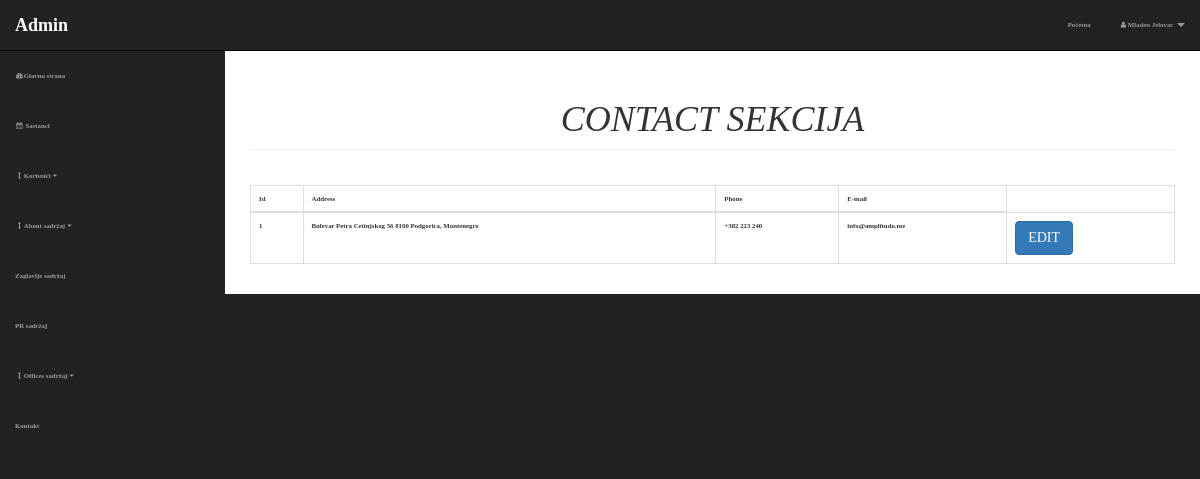
The page /admin/contact.php (signed in) on the database as committed earlier.
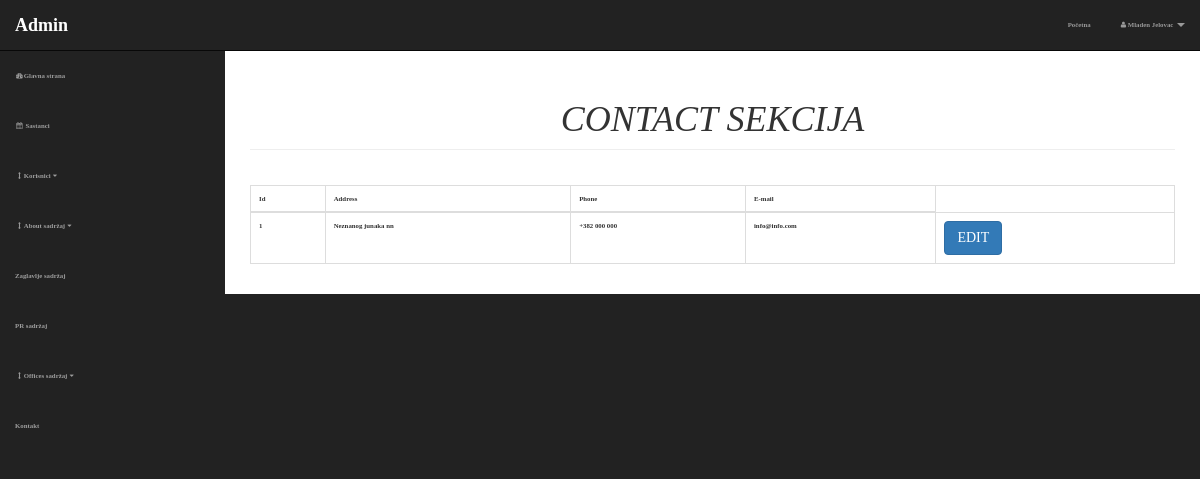
The same page on the database as committed later.
### tables this page shows
CREATE TABLE `contact` (
  `contact_id` int(3) NOT NULL,
  `contact_address` varchar(255) NOT NULL,
  `contact_phone` varchar(255) NOT NULL,
  `contact_email` varchar(255) NOT NULL
);

### admin/includes/view-contact.php (the view)
<table class="table table-bordered table-hover printit" style="margin-top: 35px !important;">
                        <thead>
                             <th>Id</th>
                             <th>Address</th>
                             <th>Phone</th>
                             <th>E-mail</th>
                        </thead>
                        <tbody>
                             <?php
                                     $query = "select * from contact";
                                     $select = mysqli_query($connection, $query);
                                     while($row = mysqli_fetch_assoc($select)){
                                       $contact_id = $row['contact_id'];
                                       $contact_address = $row['contact_address'];
                                       $contact_phone = $row['contact_phone'];
                                       $contact_email = $row['contact_email'];
                                     echo "<tr>";
                                       echo "<td>$contact_id</td>";
                                       echo "<td>$contact_address</td>";
                                       echo "<td>$contact_phone</td>";
                                       echo "<td>$contact_email</td>";
                                       echo "<td ><a class='btn btn-primary' href='contact.php?option=edit&contact_id=$contact_id'>EDIT</a></td>";
                                    echo "</tr>";
                                     }
                                ?>
                       </tbody>
</table>

### admin/includes/header.php (shortened to what this page needs)
<!DOCTYPE html>
<html lang="en">
<head>
    <link href="css/bootstrap.min.css" rel="stylesheet">
    <link href="css/sb-admin.css" rel="stylesheet">
    <link href="font-awesome/css/font-awesome.min.css" rel="stylesheet" type="text/css">
</head>
<body>

### admin/contact.php (shortened to what this page needs)
   <?php include "includes/header.php"; ?>
   <div id="wrapper">
       <?php include "includes/navigation.php" ?>
       <div id="page-wrapper">
           <div class="container-fluid">
               <div class="row">
                   <div class="col-lg-12">
                       <h1 class="page-header text-center">CONTACT SEKCIJA</h1>
                       <?php
                          if(isset($_GET['option'])){
                              $option = $_GET['option'];
                          }else{
                              $option = '';
                          }
                         switch($option){
                             default:
                             include 'includes/view-contact.php';
                             break;
                         }
                       ?>
                   </div>
               </div>
           </div>
       </div>
   </div>
<?php include "includes/footer.php"; ?>

### admin/includes/navigation.php (shortened to what this page needs)
<nav class="navbar navbar-inverse navbar-fixed-top" role="navigation">
            <div class="navbar-header">
                <a class="navbar-brand" href="index.php">Admin</a>
            </div>
            <ul class="nav navbar-right top-nav">
                   <li><a href="../index.php">Početna</a></li>
                <li class="dropdown">
                    <a href="#" class="dropdown-toggle" data-toggle="dropdown"><i class="fa fa-user"></i> <?php echo $_SESSION['firstname']." ".$_SESSION['lastname']; ?> <b class="caret"></b></a>
                </li>
            </ul>
            <div class="collapse navbar-collapse navbar-ex1-collapse">
                <ul class="nav navbar-nav side-nav">
                    <li>
                        <a href="index.php"><i class="fa fa-fw fa-dashboard"></i>Glavna strana</a>
                    </li>
                   <li>
                        <a href="meetings.php"><i class="fa fa-fw fa-calendar"></i> Sastanci</a>
                    </li>
                    <li>
                        <a href="javascript:;" data-toggle="collapse" data-target="#demoPlus"><i class="fa fa-fw fa-arrows-v"></i>Korisnici<i class="fa fa-fw fa-caret-down"></i></a>
                    </li>
                    <li>
                        <a href="javascript:;" data-toggle="collapse" data-target="#demoAbout"><i class="fa fa-fw fa-arrows-v"></i>About sadržaj<i class="fa fa-fw fa-caret-down"></i></a>
                    </li>
                    <li>
                        <a href="header_content.php">Zaglavlje sadržaj</a>
                    </li>
                    <li>
                        <a href="pr.php">PR sadržaj</a>
                    </li>
                    <li>
                        <a href="javascript:;" data-toggle="collapse" data-target="#demoOffice"><i class="fa fa-fw fa-arrows-v"></i>Offices sadržaj<i class="fa fa-fw fa-caret-down"></i></a>
                    </li>
                    <li>
                        <a href="contact.php">Kontakt</a>
                    </li>
                </ul>
            </div>
        </nav>

### admin/includes/footer.php (shortened to what this page needs)
    <link rel="stylesheet" href="//code.jquery.com/ui/1.12.1/themes/base/jquery-ui.css">
    <link rel="stylesheet" href="/resources/demos/style.css">
</body>
</html>

### admin/css/sb-admin.css (style rules this page uses)
body { margin-top: 100px; background-color: #222; }
@media (min-width:768px) { body { margin-top: 50px; } }
#wrapper { padding-left: 0; }
#page-wrapper { width: 100%; padding: 0; background-color: #fff; }
@media (min-width:768px) { #wrapper { padding-left: 225px; } }
@media (min-width:768px) { #page-wrapper { padding: 10px; } }
.top-nav { padding: 0 15px; }
.top-nav>li { display: inline-block; float: left; }
.top-nav>li>a { padding-top: 15px; padding-bottom: 15px; line-height: 20px; color: #999; }
@media (min-width:768px) { .side-nav { position: fixed; top: 51px; left: 225px; width: 225px; margin-left: -225px; border: none; border-radius: 0; overflow-y: auto; background-color: #222; } }
@media (min-width:768px) { .side-nav>li>a { width: 225px; } }

### style/style.css (style rules this page uses)
:root { --color-primary: rgba(31,31,31); --color-secondary: rgba(255,198,39); }
* { padding: 0; margin: 0; box-sizing: border-box; }
body { font-family: 'Montserrat Regular', fira-sans; font-size: 68%; font-weight: bold; }
h1 { font-family: 'Montserrat Black', fira-sans; font-style: italic; }

### admin/includes/header.php (style rules this page uses)
body, .not_shown { visibility: hidden; }
.printit { visibility: visible; }

Rows that differ between the two databases and show on the page:
changed contact id 1: contact_address "Bulevar Petra Cetinjskog 56 8100 Podgorica, Montenegro" → "Neznanog junaka nn"; contact_phone "+382 223 240" → "+382 000 000"; contact_email "info@amplitudo.me" → "info@info.com"
